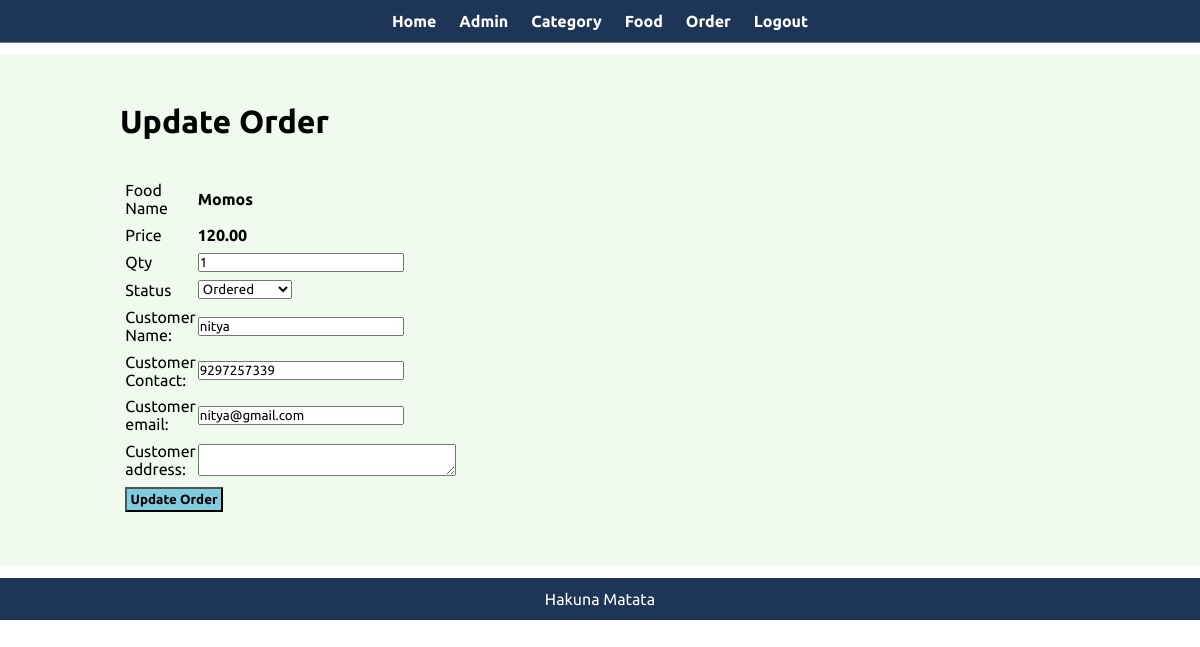
The page /admin/update-order.php?id=27 (signed in) on the database its author committed.
### tables this page shows
CREATE TABLE `order` (
  `food` varchar(150) NOT NULL,
  `price` decimal(10,2) NOT NULL,
  `qty` int(11) NOT NULL,
  `total` decimal(10,2) NOT NULL,
  `order_date` datetime NOT NULL,
  `status` varchar(50) NOT NULL,
  `customer_name` varchar(150) NOT NULL,
  `customer_contact` varchar(20) NOT NULL,
  `customer_email` varchar(150) NOT NULL,
  `customer_address` varchar(255) NOT NULL,
  `id` int(10) UNSIGNED NOT NULL
);

### admin/update-order.php (the view, shortened to what this page needs)
<?php include('partials/menu.php');?>
<div class="main-content">
    <div class="wrapper">
        <h1>Update Order</h1>
        <br><br>
        <?php
        if(isset($_GET['id'])){
            $id=$_GET['id'];
            $sql="SELECT * FROM `order` WHERE id=$id";
            $res=mysqli_query($conn,$sql);
            $count=mysqli_num_rows($res);
            if($count==1){
                $row=mysqli_fetch_assoc($res);
                $food =$row['food'];
                $price =$row['price'];
                $qty =$row['qty'];
                $status =$row['status'];
                $customer_name =$row['customer_name'];
                $customer_contact =$row['customer_contact'];
                $customer_email =$row['customer_email'];
                $customer_address =$row['customer_address'];
            }
            else{
                header('location:'.SITEURL.'admin/manage-order.php');
            }
        }
        else{
            header('location:'.SITEURL.'admin/manage-order.php');
        }
        ?>
        <form action="" method="POST">
          <table class="tbl-30">
            <tr>
                <td>Food Name</td>
                <td>
                    <b><?php echo $food; ?></b>
                </td>
            </tr>
            <tr>
                <td>
                    Price
                </td>
                <td>
                    <b><?php echo $price; ?></b>
                </td>
            </tr>
            <tr>
                <td>Qty</td>
                <td>
                    <input type="number" name="qty" value="<?php echo $qty; ?>">
                </td>
            </tr>
            <tr>
                <td>Status</td>
                <td>
                    <select name="status" >
                        <option <?php if($status=="Ordered"){echo "selected";}?> value="Ordered">Ordered</option>
                    </select>
                </td>
            </tr>
            <tr>
                <td>Customer Name:</td>
                <td>
                    <input type="text" name="customer_name" value="<?php echo $customer_name; ?>">
                </td>
            </tr>
            <tr>
                <td>Customer Contact:</td>
                <td>
                    <input type="text" name="customer_contact" value="<?php echo $customer_contact; ?>">
                </td>
            </tr>
            <tr>
                <td>Customer email:</td>
                <td>
                    <input type="text" name="customer_email" value="<?php echo $customer_email; ?>">
                </td>
            </tr>
            <tr>
                <td>Customer address:</td>
                <td>
                    <textarea name="customer_address" cols="30" row="5" <?php echo $customer_address; ?>></textarea>
                </td>
            </tr>
            <tr>
                <td colspan="2">
                    <input type="submit" name="submit" value="Update Order" class="btn-secondary">
                </td>
            </tr>
          </table>
        </form>
    </div>
</div>
<?php include('partials/footer.php');?>

### css/admin.css (style rules this page uses)
* { margin: 0; padding: 0; font-family: 'Ubuntu', sans-serif;; }
.wrapper { padding: 1%; width: 80%; margin: 0 auto; }
.tbl-30 { width: 30%; }
table tr td { padding: 1%; }
.btn-secondary { background-color:#81cde0; padding: 1%; color: black; text-decoration: none; font-weight: bold; }
.main-content { margin: 1% 0; background-color:#f1faee; padding: 3% 0; }

### rows shown on the page
order: food "Momos", price "120.00", qty "1", status "Ordered", customer_name "nitya", customer_contact "9297257339", customer_email "nitya@gmail.com"
